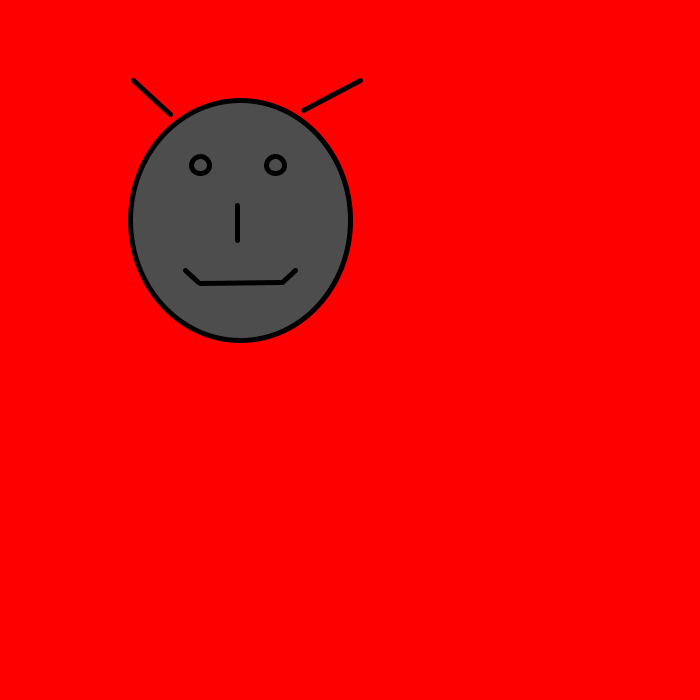
Frame 1 (no input)
Frame 60 (the mouse pressed at the canvas centre just before this capture): identical to frame 1, image omitted
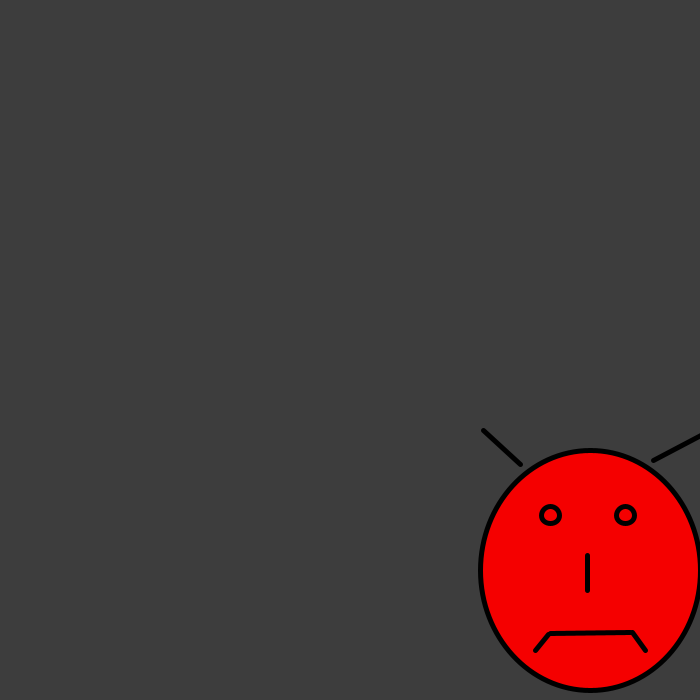
Frame 120 (the mouse held since frame 60 and released just before this capture)

The Processing sketch that drew these frames (run headless with seeded random() and noise(); from frame 60 on, the mouse is pressed at the canvas centre):

// Processing sketch: processing_105629
// ── processing_105629.pde

//Jonah Abramson
//MyCreature
//8/5/13


void setup() {
  size(700, 700);
  smooth();
  strokeWeight(5);

}

//


void draw() {
  
  if (mousePressed) {
    mySadCreature();
  }
  else {
    myHappyCreature();
  }
}


//

void mySadCreature() {
  background(61);
  fill(245, 0, 0);
  ellipse(mouseX+240, mouseY+220, 220, 240);
  ellipse(mouseX+200, mouseY+165, 18, 17);
  ellipse(mouseX+275, mouseY+165, 18, 17);
  line(mouseX+237, mouseY+205, mouseX+237, mouseY+240);
  line(mouseX+133, mouseY+80, mouseX+170, mouseY+114);
  line(mouseX+360, mouseY+80, mouseX+303, mouseY+110);
  line(mouseX+200, mouseY+283, mouseX+280, mouseY+282);
  line(mouseX+198, mouseY+284, mouseX+185, mouseY+300);
  line(mouseX+282, mouseY+282, mouseX+295, mouseY+300);
}

void myHappyCreature() {
  background(255, 0, 0);
  fill(77);
  ellipse(mouseX+240, mouseY+220, 220, 240);
  ellipse(mouseX+200, mouseY+165, 18, 17);
  ellipse(mouseX+275, mouseY+165, 18, 17);
  line(mouseX+237, mouseY+205, mouseX+237, mouseY+240);
  line(mouseX+133, mouseY+80, mouseX+170, mouseY+114);
  line(mouseX+360, mouseY+80, mouseX+303, mouseY+110);
  line(mouseX+200, mouseY+283, mouseX+280, mouseY+282);
  line(mouseX+198, mouseY+282, mouseX+185, mouseY+270);
  line(mouseX+282, mouseY+282, mouseX+295, mouseY+270);
}
